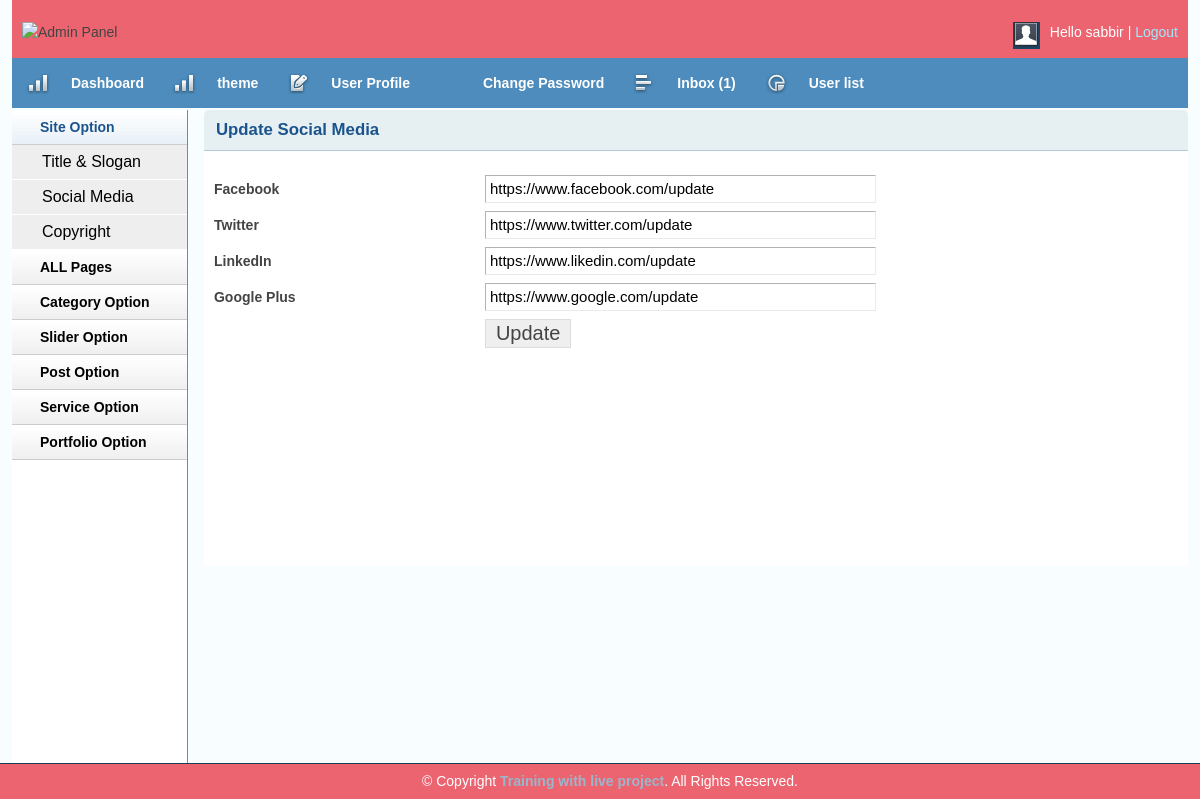
/Blog/admin/social.php (signed in), run on the app's committed database.
### tables this page shows
CREATE TABLE `tbl_social` (
  `id` int(11) NOT NULL,
  `fb` varchar(250) NOT NULL,
  `tw` varchar(250) NOT NULL,
  `ln` varchar(250) NOT NULL,
  `gp` varchar(250) NOT NULL
);

### Blog/lib/Database.php (called while the page is built, shortened)
<?php
Class Database{
	public $host   = DB_HOST;
	public $user   = DB_USER;
	public $pass   = DB_PASS;
	public $dbname = DB_NAME;
	public $link;
	private function connectDB(){
	$this->link = new mysqli($this->host, $this->user, $this->pass, $this->dbname);
 }
	public function select($query){
		$result = $this->link->query($query) or die($this->link->error.__LINE__);
		if($result->num_rows > 0){
			return $result;
		} else {
			return false;
		}
	}
}

### Blog/admin/social.php (the view, shortened to what this page needs)
<?php include'inc/header.php';?>
<?php include'inc/sitebar.php';?>
        <div class="grid_10">
            <div class="box round first grid">
                <h2>Update Social Media</h2>
           <?php
                $query= "SELECT * FROM tbl_social where id= '1' ";
                $blog_title = $db->select($query);
                if ($blog_title) {
                while ($result = $blog_title->fetch_assoc()) {
           ?>
                <div class="block">
                 <form action="" method="post">
                    <table class="form">
                        <tr>
                            <td>
                                <label>Facebook</label>
                            </td>
                            <td>
                                <input type="text" name="fb" value="<?php echo $result['fb']; ?>"class="medium" />
                            </td>
                        </tr>
						 <tr>
                            <td>
                                <label>Twitter</label>
                            </td>
                            <td>
                                <input type="text" name="tw" value="<?php echo $result['tw']; ?>" class="medium" />
                            </td>
                        </tr>
						 <tr>
                            <td>
                                <label>LinkedIn</label>
                            </td>
                            <td>
                                <input type="text" name="ln" value="<?php echo $result['ln']; ?>" class="medium" />
                            </td>
                        </tr>
						 <tr>
                            <td>
                                <label>Google Plus</label>
                            </td>
                            <td>
                                <input type="text" name="gp" value="<?php echo $result['gp']; ?>" class="medium" />
                            </td>
                        </tr>
						 <tr>
                            <td></td>
                            <td>
                                <input type="submit" name="submit" Value="Update" />
                            </td>
                        </tr>
                    </table>
                    </form>
            <?php } } ?>
                </div>
            </div>
        </div>
      <?php include'inc/footer.php';?>

### Blog/admin/css/text.css (style rules this page uses)
body { font: 13px/1.5 Tahoma, Helvetica, Arial, 'Liberation Sans', FreeSans, sans-serif; }
h2 { font-size: 23px; }
p, dl, hr, h1, h2, h3, h4, h5, h6, ol, ul, pre, table, address, fieldset { margin-bottom: 20px; }

### Blog/admin/css/grid.css (style rules this page uses)
.grid_1, .grid_2, .grid_3, .grid_4, .grid_5, .grid_6, .grid_7, .grid_8, .grid_9, .grid_10, .grid_11, .grid_12, .grid_13, .grid_14, .grid_15, .grid_16 { display: inline; float: left; margin-left: 1%; margin-right: 1%; }
.container_12 .grid_10 { width: 81.333%; }

### Blog/admin/css/layout.css (style rules this page uses)
body { background: #fff none repeat scroll 0 0; color: #444; font-size: 14px; padding: 0; }
h1, h2, h3, h4, h5, h6 { line-height:1.2em; margin-bottom:.3em; }
h2 { margin-top:1em; }
.box { background:#fff; margin-bottom:20px; padding:10px 10px 10px 10px; margin-left:-8px; }
.box.grid { padding-bottom:40px; }
.box.round { -moz-border-radius: 5px 5px 0px 0px; -webkit-border-radius: 5px 5px 0px 0px; border-radius: 5px 5px 0px 0px; }
.box h2 { font-size:1.2em; font-weight:bold; color:#1B548D; background:#E6F0F3; margin:-10px -10px 0 -10px; padding:10px 12px; border-bottom:1px solid #B3CBD6; -moz-border-radius: 5px 5px 0px 0px; -webkit-border-radius: 5px 5px 0px 0px; border-radius: 5px 5px 0px 0px; }
.box.first { min-height: 406px; }
.block { padding-top:20px; }
table.form { width:100%; }
table.form td { padding:4px 0px; }
table.form label { font-weight:bold; }
table.form input, table.form select { font-size: 15px; padding: 4px 4px 5px 4px; border-top: 1px solid #b3b3b3; border-left: 1px solid #b3b3b3; border-right: 1px solid #eaeaea; border-bottom: 1px solid #eaeaea; }
table.form input[type="submit"] { border: 1px solid #ddd; color: #444; cursor: pointer; font-size: 20px; padding: 2px 10px; }
input.medium { width: 55%; }
.block { padding-bottom:1px; }

### data on the page
tbl_social: fb "https://www.facebook.com/update", tw "https://www.twitter.com/update", ln "https://www.likedin.com/update", gp "https://www.google.com/update"

### other printed values
Session::get('username') "sabbir"
$count "1"
